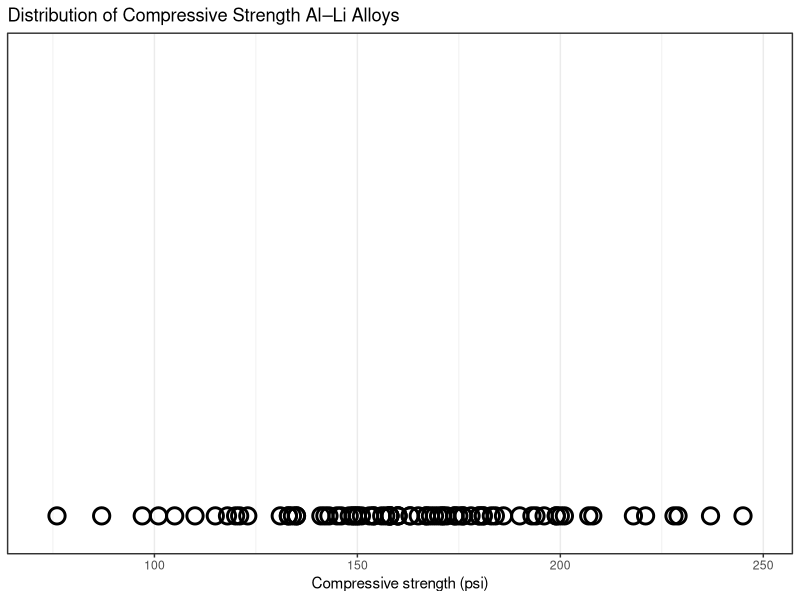
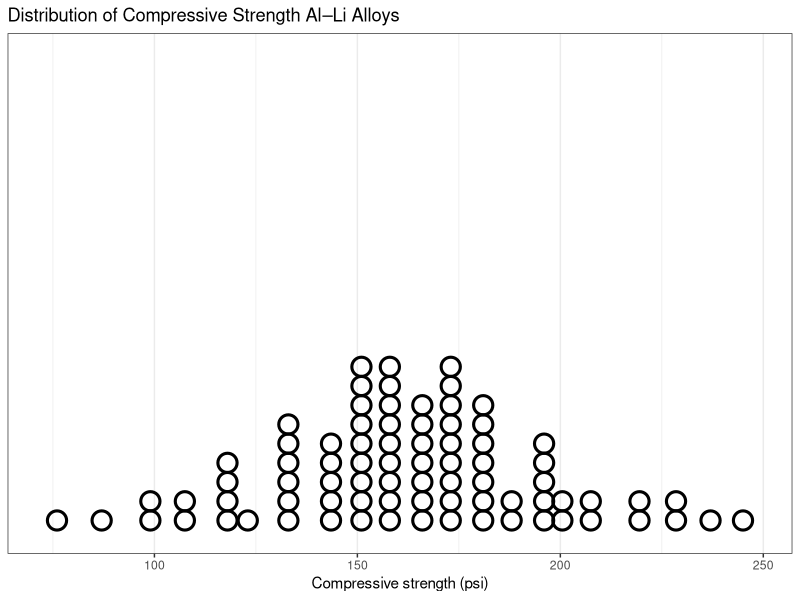
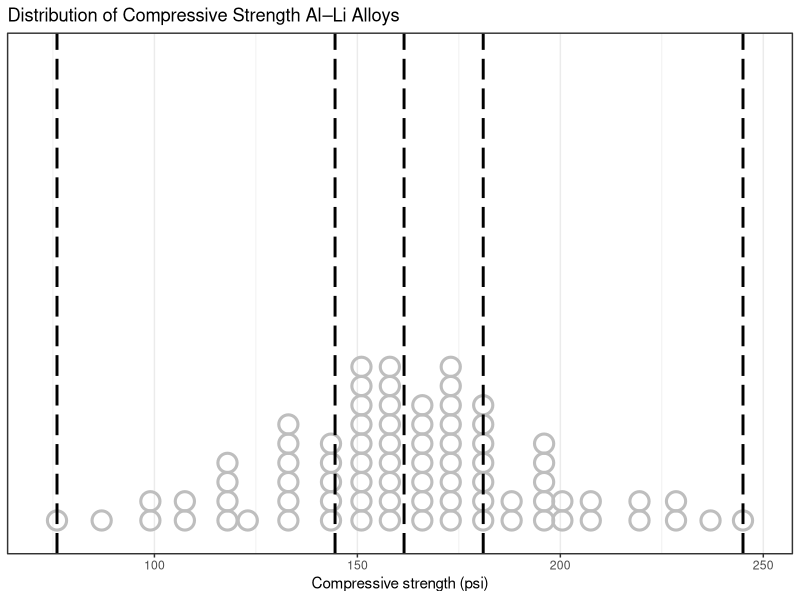
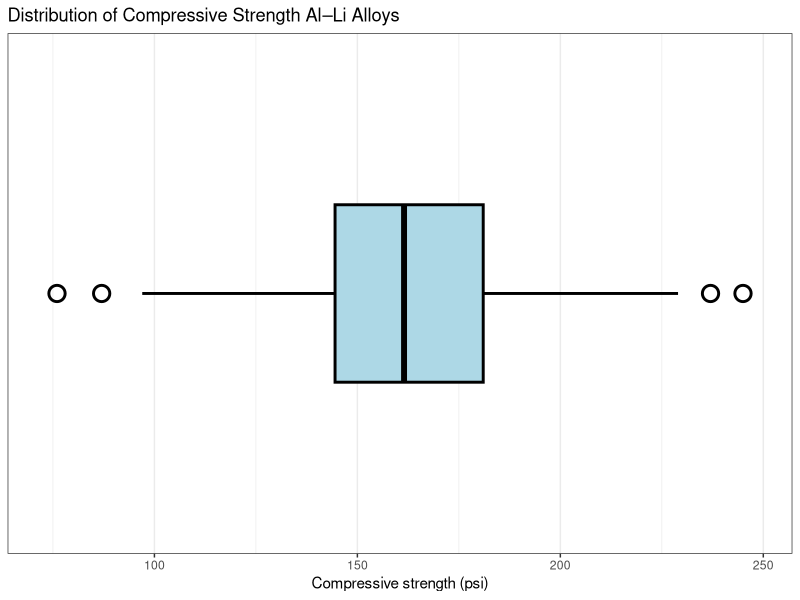
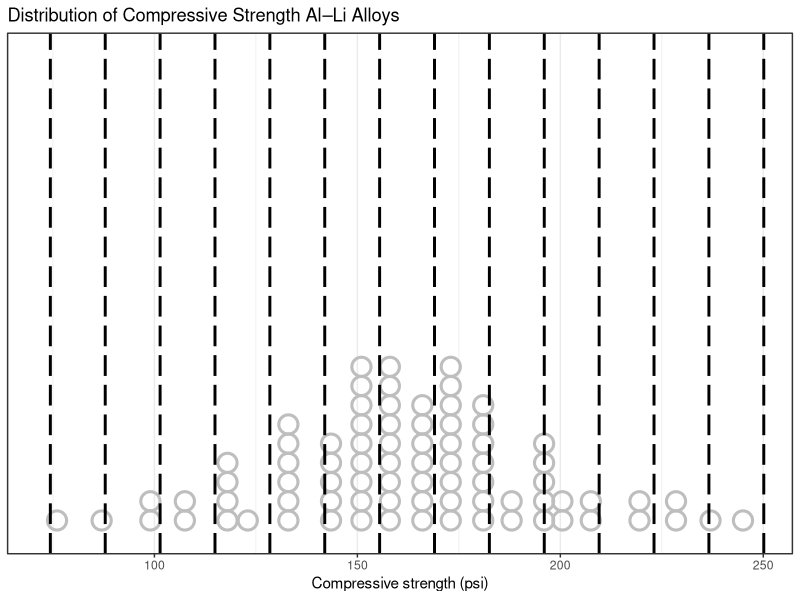
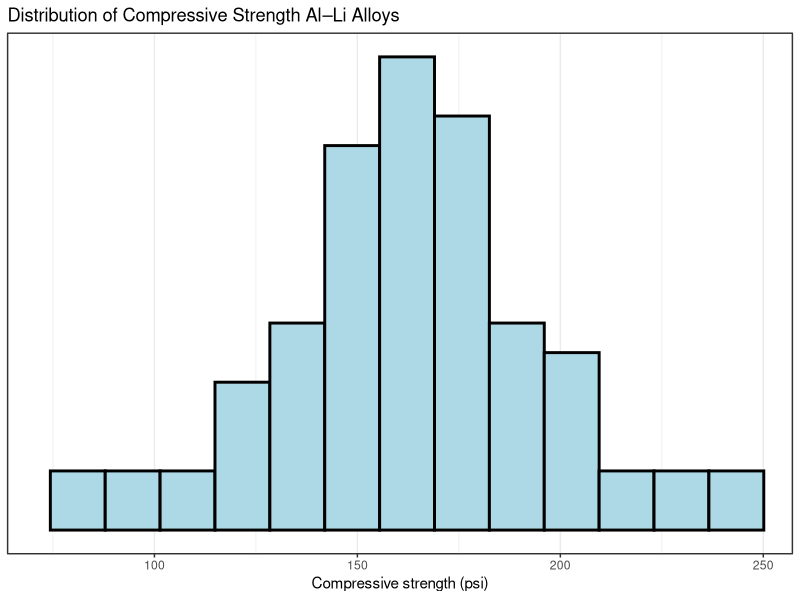

These figures' R source, in order:
## ---- chunk 1
#| include: false

library(ggplot2)
library(knitr)
## ---- chunk 2
#| results: asis
#| classes: excel
 
alloy.df <- read.csv("datasets/alloy.csv")
 
rbind(colnames(alloy.df), head(alloy.df, n = 14), rep("...", ncol(alloy.df))) |>
  kable(format = "html", row.names = TRUE, col.names = LETTERS[1:ncol(alloy.df)])
## ---- chunk 3
#| fig-dpi: 300
#| fig-height: 4
#| fig-width: 7
#| out-width: 100%
#| fig-cap: "**Figure:** Distribution of 80 aluminium-lithium alloy specimens' [**Figure:**]{style=\"visibility: hidden;\"} compressive strength"
plotObj <- ggplot(alloy.df, aes(x = strength)) +
  labs(x = "Compressive strength (psi)", title = "Distribution of Compressive Strength Al–Li Alloys") +
  theme_bw()

dotplot <- plotObj + 
  geom_dotplot(fill = NA, stroke = 3, colour = "black", binwidth = (max(alloy.df$strength) - min(alloy.df$strength)) / 25, dotsize = 0.7) + 
  labs(y = NULL) + 
  scale_y_continuous(breaks = NULL)

dotplot.xlims <- ggplot_build(dotplot)$layout$panel_scales_x[[1]]$range$range

plotObj + 
  geom_point(aes(y = 0.03), size = 4.5, stroke = 1.5, colour = "black", shape = 1) + 
  labs(y = NULL) + 
  coord_cartesian(dotplot.xlims,  ggplot_build(dotplot)$layout$panel_scales_y[[1]]$range$range, clip = "off") +
  scale_y_continuous(breaks = NULL)
## ---- chunk 4
#| fig-dpi: 300
#| fig-height: 4
#| fig-width: 7
#| out-width: 100%
#| fig-cap: "[**Figure:** Distribution of 80 aluminium-lithium alloy specimens' **Figure:** compressive strength]{style=\"visibility: hidden;\"}"

print(dotplot)
## ---- chunk 5
#| fig-dpi: 300
#| fig-height: 4
#| fig-width: 7
#| out-width: 100%
#| fig-cap: "**Figure:** Distribution of 80 aluminium-lithium alloy specimens' [**Figure:**]{style=\"visibility: hidden;\"} compressive strength"
## ---- chunk 6
#| fig-dpi: 300
#| fig-height: 4
#| fig-width: 7
#| out-width: 100%
#| fig-cap: "[**Figure:** Distribution of 80 aluminium-lithium alloy specimens' **Figure:** compressive strength]{style=\"visibility: hidden;\"}"

boxplot.stats <- ggplot_build(plotObj + geom_boxplot())$data[[1]]

super.dotplot <- plotObj + 
  geom_dotplot(fill = NA, stroke = 3, colour = "gray", binwidth = (max(alloy.df$strength) - min(alloy.df$strength)) / 25, dotsize = 0.7) + 
  labs(y = NULL) + 
  scale_y_continuous(breaks = NULL) +
  coord_cartesian(dotplot.xlims, clip = "off")

super.dotplot +
  geom_vline(xintercept = c(boxplot.stats$xmin_final, boxplot.stats$xlower, boxplot.stats$xmiddle, boxplot.stats$xupper, boxplot.stats$xmax_final), linetype = 5, linewidth = 1, colour = "black")
## ---- chunk 7
#| fig-dpi: 300
#| fig-height: 4
#| fig-width: 7
#| out-width: 100%
#| fig-cap: "[**Figure:** Distribution of 80 aluminium-lithium alloy specimens' **Figure:** compressive strength]{style=\"visibility: hidden;\"}"

plotObj + 
  geom_boxplot(colour = "black", outlier.stroke = 1.5, outlier.shape = 1, outlier.size = 4.5, outlier.colour = "black", linewidth = 1, fill = "lightblue") + 
  labs(y = NULL) +
  scale_y_continuous(breaks = NULL, limits = c(-1, 1)) +
  xlim(dotplot.xlims)
## ---- chunk 8
#| fig-dpi: 300
#| fig-height: 4
#| fig-width: 7
#| out-width: 100%
#| fig-cap: "**Figure:** Distribution of 80 aluminium-lithium alloy specimens' [**Figure:**]{style=\"visibility: hidden;\"} compressive strength"
## ---- chunk 9
#| fig-dpi: 300
#| fig-height: 4
#| fig-width: 7
#| out-width: 100%
#| fig-cap: "[**Figure:** Distribution of 80 aluminium-lithium alloy specimens' **Figure:** compressive strength]{style=\"visibility: hidden;\"}"

histogram.stats <- ggplot_build(plotObj + geom_histogram(center = 0, binwidth = (max(alloy.df$strength) - min(alloy.df$strength)) / 12.5))$data[[1]]

super.dotplot +
  geom_vline(xintercept = c(histogram.stats$xmin, histogram.stats$xmax[nrow(histogram.stats)]), linetype = 5, linewidth = 1, colour = "black")
## ---- chunk 10
#| fig-dpi: 300
#| fig-height: 4
#| fig-width: 7
#| out-width: 100%
#| fig-cap: "[**Figure:** Distribution of 80 aluminium-lithium alloy specimens' **Figure:** compressive strength]{style=\"visibility: hidden;\"}"

plotObj + 
  geom_histogram(center = 0, binwidth = (max(alloy.df$strength) - min(alloy.df$strength)) / 12.5, colour = "black", linewidth = 1, fill = "lightblue") +
  labs(y = NULL) +
  scale_y_continuous(breaks = NULL) +
  coord_cartesian(xlim = dotplot.xlims, clip = "off")
## ---- chunk 11
#| fig-dpi: 300
#| fig-height: 4
#| fig-width: 7
#| out-width: 100%
#| fig-cap: "**Figure:** Distribution of 80 aluminium-lithium alloy specimens' [**Figure:**]{style=\"visibility: hidden;\"} compressive strength"
